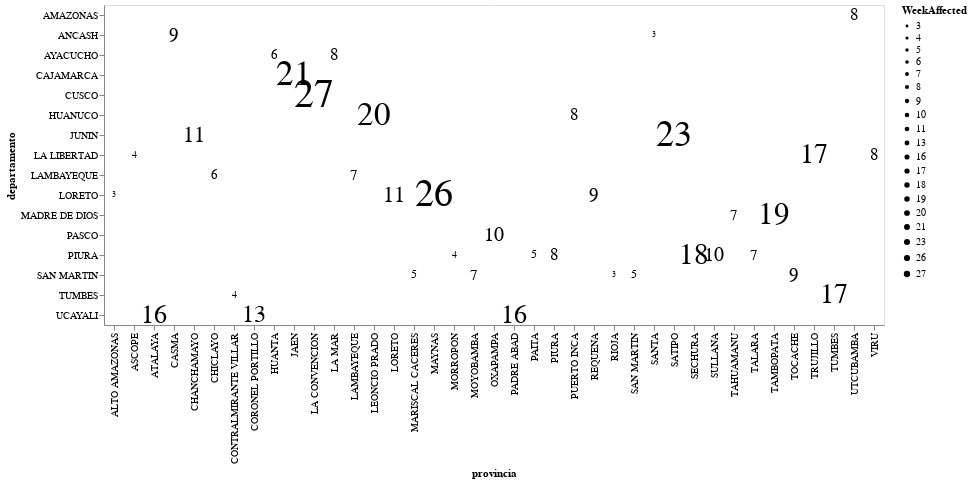

Notebook code for this chart:
### Code cell
#Gráfico d ecantidades en las semanas del 2016
alt_worstProv=alt.Chart(worst_ProvWeek_alarma_Frequency)

enc_worstProv=alt_worstProv.encode(
    y='departamento',
    x='provincia',
    text='WeekAffected:O',
    size='WeekAffected:O'
)

enc_worstProv.mark_text()

### Figure 1 — Vega specification as saved in the notebook (floating-point values rounded to 4 significant figures)
{"$schema": "https://vega.github.io/schema/vega/v5.json", "data": [{"name": "source_0", "values": [{"WeekAffected": 8, "departamento": "AMAZONAS", "provincia": "UTCUBAMBA"}, {"WeekAffected": 9, "departamento": "ANCASH", "provincia": "CASMA"}, {"WeekAffected": 3, "departamento": "ANCASH", "provincia": "SANTA"}, {"WeekAffected": 6, "departamento": "AYACUCHO", "provincia": "HUANTA"}, {"WeekAffected": 8, "departamento": "AYACUCHO", "provincia": "LA MAR"}, {"WeekAffected": 21, "departamento": "CAJAMARCA", "provincia": "JAEN"}, {"WeekAffected": 27, "departamento": "CUSCO", "provincia": "LA CONVENCION"}, {"WeekAffected": 20, "departamento": "HUANUCO", "provincia": "LEONCIO PRADO"}, {"WeekAffected": 8, "departamento": "HUANUCO", "provincia": "PUERTO INCA"}, {"WeekAffected": 11, "departamento": "JUNIN", "provincia": "CHANCHAMAYO"}, {"WeekAffected": 23, "departamento": "JUNIN", "provincia": "SATIPO"}, {"WeekAffected": 4, "departamento": "LA LIBERTAD", "provincia": "ASCOPE"}, {"WeekAffected": 17, "departamento": "LA LIBERTAD", "provincia": "TRUJILLO"}, {"WeekAffected": 8, "departamento": "LA LIBERTAD", "provincia": "VIRU"}, {"WeekAffected": 6, "departamento": "LAMBAYEQUE", "provincia": "CHICLAYO"}, {"WeekAffected": 7, "departamento": "LAMBAYEQUE", "provincia": "LAMBAYEQUE"}, {"WeekAffected": 3, "departamento": "LORETO", "provincia": "ALTO AMAZONAS"}, {"WeekAffected": 11, "departamento": "LORETO", "provincia": "LORETO"}, {"WeekAffected": 26, "departamento": "LORETO", "provincia": "MAYNAS"}, {"WeekAffected": 9, "departamento": "LORETO", "provincia": "REQUENA"}, {"WeekAffected": 7, "departamento": "MADRE DE DIOS", "provincia": "TAHUAMANU"}, {"WeekAffected": 19, "departamento": "MADRE DE DIOS", "provincia": "TAMBOPATA"}, {"WeekAffected": 10, "departamento": "PASCO", "provincia": "OXAPAMPA"}, {"WeekAffected": 4, "departamento": "PIURA", "provincia": "MORROPON"}, {"WeekAffected": 5, "departamento": "PIURA", "provincia": "PAITA"}, {"WeekAffected": 8, "departamento": "PIURA", "provincia": "PIURA"}, {"WeekAffected": 18, "departamento": "PIURA", "provincia": "SECHURA"}, {"WeekAffected": 10, "departamento": "PIURA", "provincia": "SULLANA"}, {"WeekAffected": 7, "departamento": "PIURA", "provincia": "TALARA"}, {"WeekAffected": 5, "departamento": "SAN MARTIN", "provincia": "MARISCAL CACERES"}, {"WeekAffected": 7, "departamento": "SAN MARTIN", "provincia": "MOYOBAMBA"}, {"WeekAffected": 3, "departamento": "SAN MARTIN", "provincia": "RIOJA"}, {"WeekAffected": 5, "departamento": "SAN MARTIN", "provincia": "SAN MARTIN"}, {"WeekAffected": 9, "departamento": "SAN MARTIN", "provincia": "TOCACHE"}, {"WeekAffected": 4, "departamento": "TUMBES", "provincia": "CONTRALMIRANTE VILLAR"}, {"WeekAffected": 17, "departamento": "TUMBES", "provincia": "TUMBES"}, {"WeekAffected": 16, "departamento": "UCAYALI", "provincia": "ATALAYA"}, {"WeekAffected": 13, "departamento": "UCAYALI", "provincia": "CORONEL PORTILLO"}, {"WeekAffected": 16, "departamento": "UCAYALI", "provincia": "PADRE ABAD"}]}, {"name": "source_0_x_domain_provincia", "values": [{"provincia": "UTCUBAMBA"}, {"provincia": "CASMA"}, {"provincia": "SANTA"}, {"provincia": "HUANTA"}, {"provincia": "LA MAR"}, {"provincia": "JAEN"}, {"provincia": "LA CONVENCION"}, {"provincia": "LEONCIO PRADO"}, {"provincia": "PUERTO INCA"}, {"provincia": "CHANCHAMAYO"}, {"provincia": "SATIPO"}, {"provincia": "ASCOPE"}, {"provincia": "TRUJILLO"}, {"provincia": "VIRU"}, {"provincia": "CHICLAYO"}, {"provincia": "LAMBAYEQUE"}, {"provincia": "ALTO AMAZONAS"}, {"provincia": "LORETO"}, {"provincia": "MAYNAS"}, {"provincia": "REQUENA"}, {"provincia": "TAHUAMANU"}, {"provincia": "TAMBOPATA"}, {"provincia": "OXAPAMPA"}, {"provincia": "MORROPON"}, {"provincia": "PAITA"}, {"provincia": "PIURA"}, {"provincia": "SECHURA"}, {"provincia": "SULLANA"}, {"provincia": "TALARA"}, {"provincia": "MARISCAL CACERES"}, {"provincia": "MOYOBAMBA"}, {"provincia": "RIOJA"}, {"provincia": "SAN MARTIN"}, {"provincia": "TOCACHE"}, {"provincia": "CONTRALMIRANTE VILLAR"}, {"provincia": "TUMBES"}, {"provincia": "ATALAYA"}, {"provincia": "CORONEL PORTILLO"}, {"provincia": "PADRE ABAD"}]}, {"name": "source_0_y_domain_departamento", "values": [{"departamento": "AMAZONAS"}, {"departamento": "ANCASH"}, {"departamento": "AYACUCHO"}, {"departamento": "CAJAMARCA"}, {"departamento": "CUSCO"}, {"departamento": "HUANUCO"}, {"departamento": "JUNIN"}, {"departamento": "LA LIBERTAD"}, {"departamento": "LAMBAYEQUE"}, {"departamento": "LORETO"}, {"departamento": "MADRE DE DIOS"}, {"departamento": "PASCO"}, {"departamento": "PIURA"}, {"departamento": "SAN MARTIN"}, {"departamento": "TUMBES"}, {"departamento": "UCAYALI"}]}, {"name": "source_0_size_domain_WeekAffected", "values": [{"WeekAffected": 8}, {"WeekAffected": 9}, {"WeekAffected": 3}, {"WeekAffected": 6}, {"WeekAffected": 21}, {"WeekAffected": 27}, {"WeekAffected": 20}, {"WeekAffected": 11}, {"WeekAffected": 23}, {"WeekAffected": 4}, {"WeekAffected": 17}, {"WeekAffected": 7}, {"WeekAffected": 26}, {"WeekAffected": 19}, {"WeekAffected": 10}, {"WeekAffected": 5}, {"WeekAffected": 18}, {"WeekAffected": 16}, {"WeekAffected": 13}]}], "signals": [{"name": "x_step", "value": 20}, {"name": "width", "update": "bandspace(domain('x').length, 1, 0.5) * x_step"}, {"name": "y_step", "value": 20}, {"name": "height", "update": "bandspace(domain('y').length, 1, 0.5) * y_step"}], "marks": [{"type": "text", "name": "marks", "from": {"data": "source_0"}, "encode": {"update": {"x": {"field": "provincia", "scale": "x"}, "y": {"field": "departamento", "scale": "y"}, "align": {"value": "center"}, "baseline": {"value": "middle"}, "fontSize": {"field": "WeekAffected", "scale": "size"}, "text": {"signal": "isValid(datum[\"WeekAffected\"]) ? datum[\"WeekAffected\"] : \"\"+datum[\"WeekAffected\"]"}, "fill": {"value": "black"}}}, "style": ["text"]}], "scales": [{"name": "x", "type": "point", "domain": {"data": "source_0_x_domain_provincia", "field": "provincia", "sort": true}, "range": {"step": {"signal": "x_step"}}, "padding": 0.5}, {"name": "y", "type": "point", "domain": {"data": "source_0_y_domain_departamento", "field": "departamento", "sort": true}, "range": {"step": {"signal": "y_step"}}, "padding": 0.5}, {"name": "size", "type": "point", "domain": {"data": "source_0_size_domain_WeekAffected", "field": "WeekAffected", "sort": true}, "range": [8, 40]}], "axes": [{"scale": "x", "zindex": 0, "grid": false, "title": "provincia", "labelAlign": "right", "labelAngle": 270, "labelBaseline": "middle", "orient": "bottom"}, {"scale": "y", "orient": "left", "title": "departamento", "grid": false, "zindex": 0}], "padding": 5, "background": "white", "style": "cell", "legends": [{"size": "size", "symbolType": "circle", "title": "WeekAffected", "encode": {"symbols": {"update": {"fill": {"value": "black"}, "stroke": {"value": "transparent"}}}}}]}
